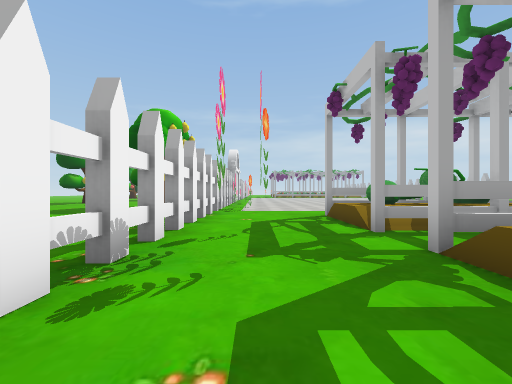
[1] (above)

20 first-person views from a walk through a 3-D level made in the Unity game engine. The camera is 1.3 m above the floor, looks level and sees 90° across. The floor is counted in squares, 2 m on a side. Each view is taken from the middle of a square. On the plan, view 1 faces up. The plan holds only what a view shows up to about 9 squares ahead; the rest is blank. The place goes on beyond the plan. Some surface patterns are stand-ins.

[2]
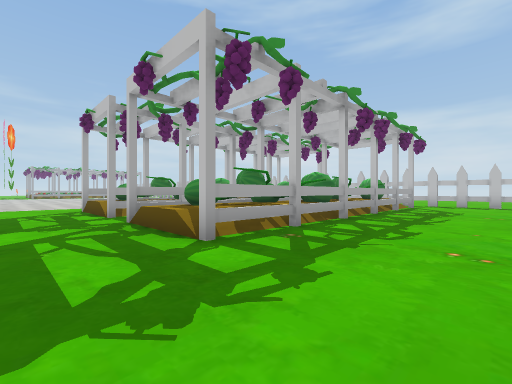

[3]
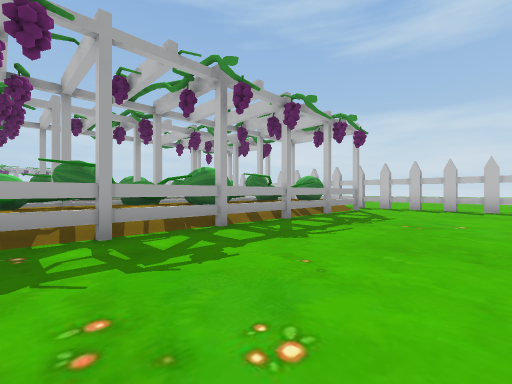

[4]
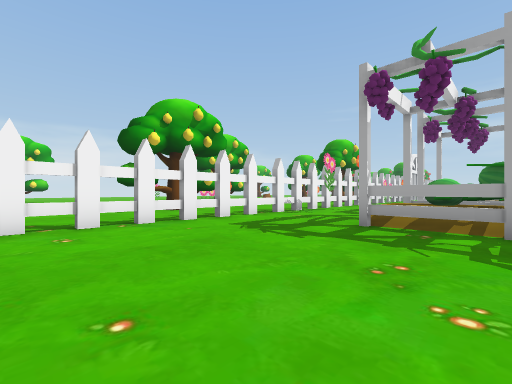

[5]
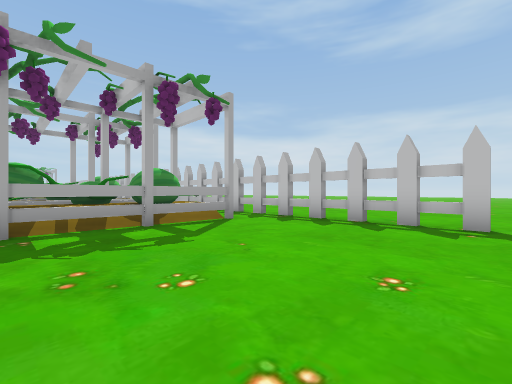

[6]
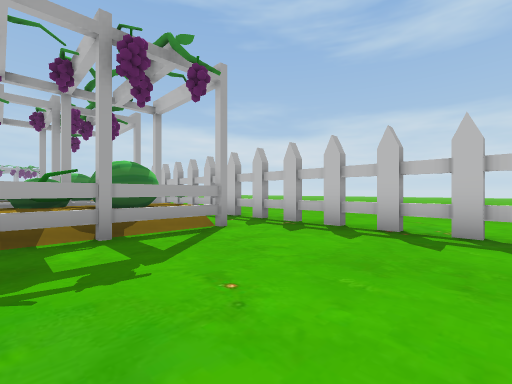

[7]
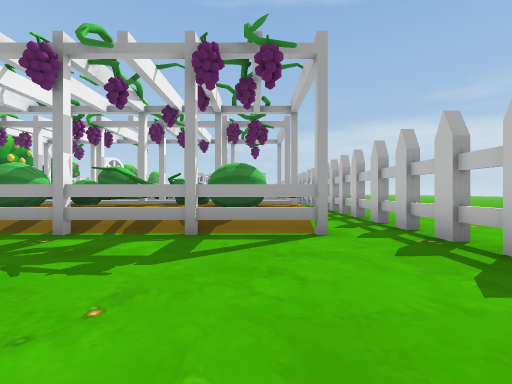

[8]
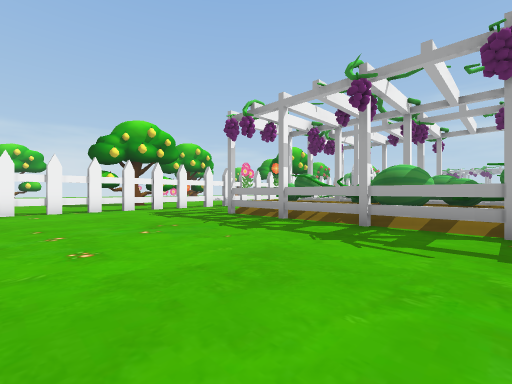

[9]
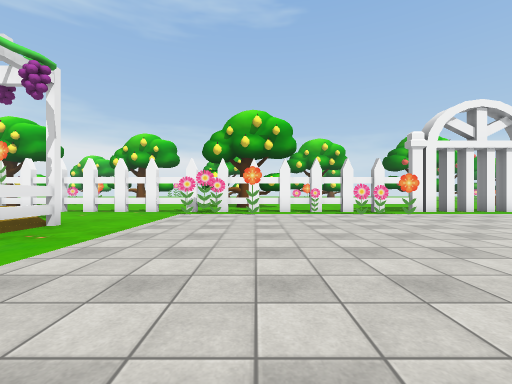

[10]
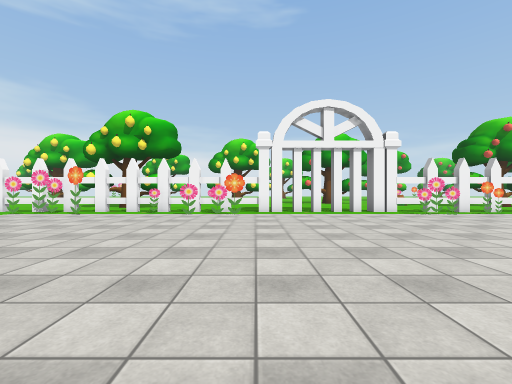

[11]
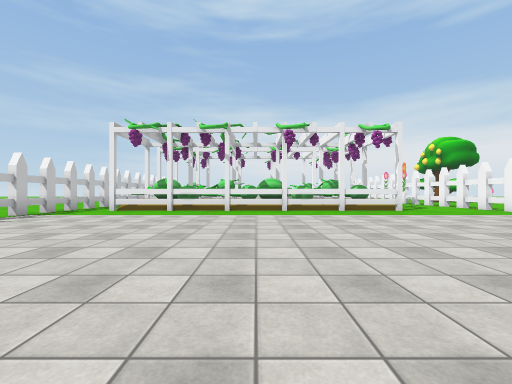

[12]
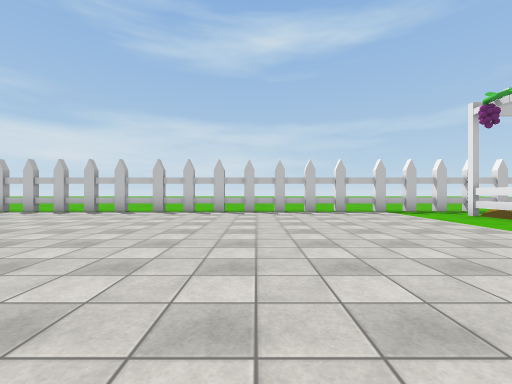

[13]
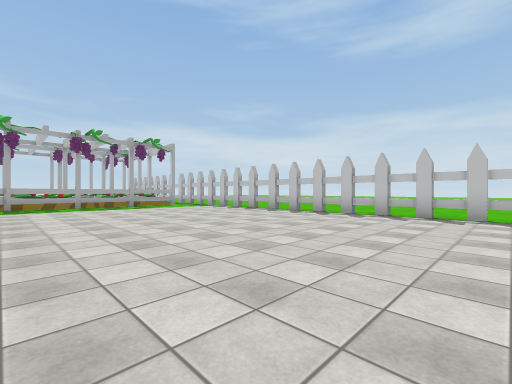

[14]
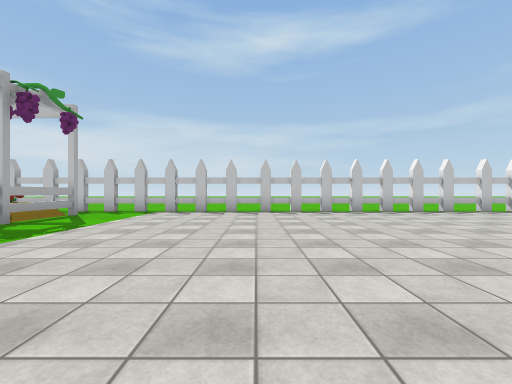

[15]
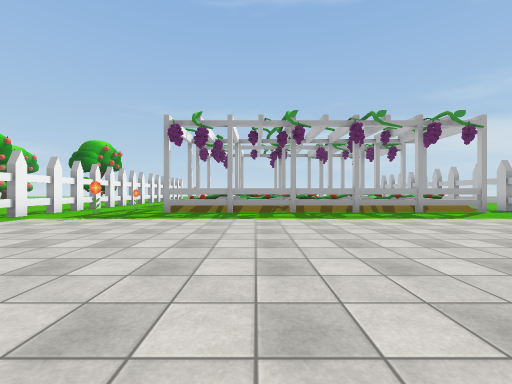

[16]
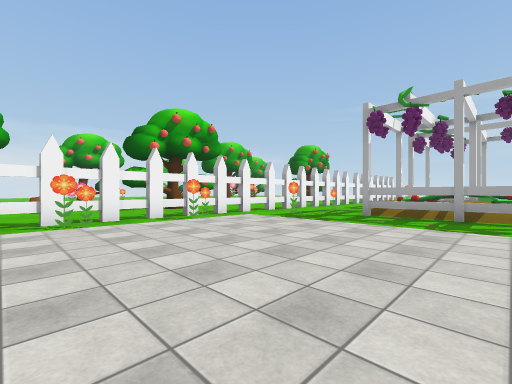

[17]
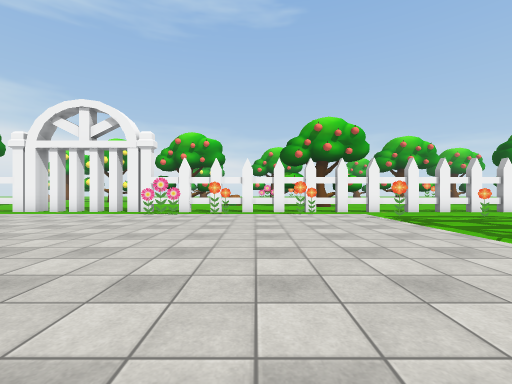

[18]
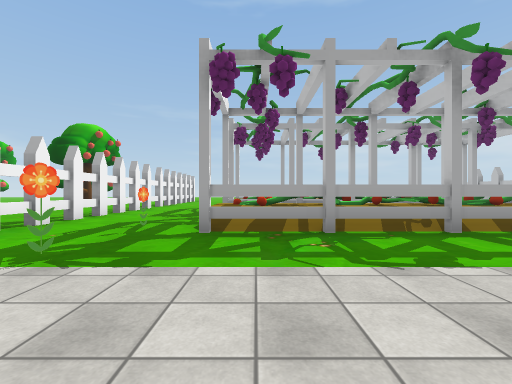

[19]
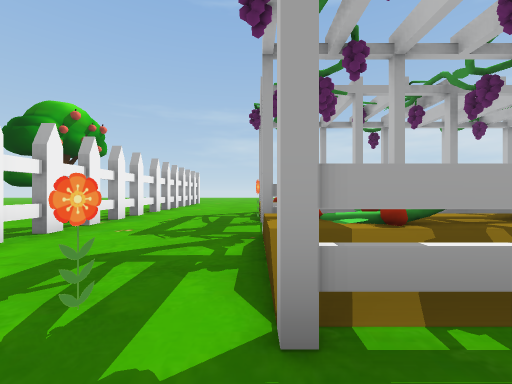

[20]
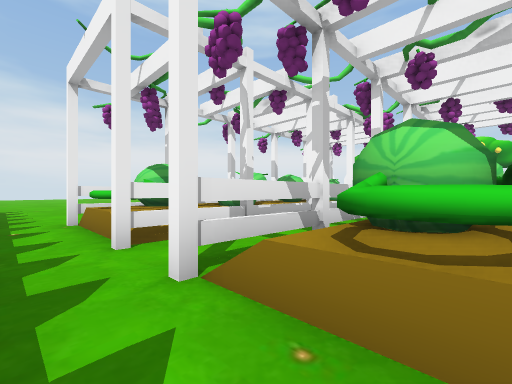

### Floor plan
Key: @ floor where view 1 was taken; # wall or solid block; x gap in a wall; . main floor; : floor 0.75 m higher than the main floor; = window, fence, low wall or low ledge; ^ raised ledge; T thing the floor can be seen under or through; O other object.
Columns run from 6 left of view 1 to 16 right of it. Each row starts with its distance up from view 1.
 37      =...
 36      =...#
 35     .#...#
 34    ..T..#=
 33    ..T..##
 32    ..T..#####       #
 31    ..T...: =#       #
 30     .T...#=#=    ==.#
 29     .T.#.##########.#
 28     .T..............#
 27     .T.#............#
 26    ..T..............#
 25   ...T..............#
 24  ....T..............#
 23 O....T..............#
 22  ....T..............#
 21      T..............#
 20     x.....  ........#.
 19     #...... ........=..
 18     x...............=..
 17     #...............=..
 16     .#..............#
 15      ##.............#
 14     .##.............#
 13     .#..............#
 12     ##..............#
 11     ##..............#
 10     ##..............#
  9     ##..............#
  8     .#..............#
  7     .=..###########.#
  6     .=..### #######.#
  5     .=..=###### ##=.#
  4     .=#...#######...#.
  3     .=x..######.....#.
  2     .=#.##=####^##=.=.
  1     .=..=#####^^^##.=..
  0    ..#@.###########.=..
 -1  x...#..............=..
 -2   ..##..............=..
 -3  ...#...............=..
 -4  ...#...............=..
 -5   ..#..................

Where each view was taken, in squares from view 1:
view 1: 0 up, 0 right, facing up
view 2: 3 down, 0 right, facing up-right
view 3: 4 down, 3 right, facing up-right
view 4: 5 down, 4 right, facing up-left
view 5: 5 down, 8 right, facing up-right
view 6: 4 down, 9 right, facing up-right
view 7: 4 down, 11 right, facing up
view 8: 5 down, 8 right, facing up-left
view 9: 11 up, 7 right, facing left
view 10: 16 up, 7 right, facing left
view 11: 16 up, 7 right, facing down
view 12: 13 up, 5 right, facing right
view 13: 17 up, 6 right, facing up-right
view 14: 24 up, 5 right, facing right
view 15: 21 up, 5 right, facing up
view 16: 22 up, 5 right, facing up-left
view 17: 24 up, 7 right, facing left
view 18: 25 up, 3 right, facing up
view 19: 28 up, 2 right, facing up
view 20: 6 up, 13 right, facing down-left
